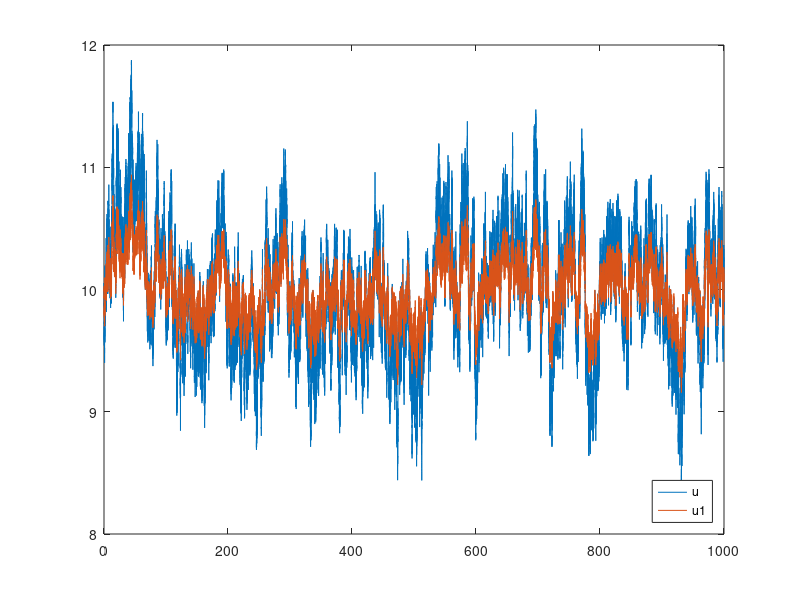
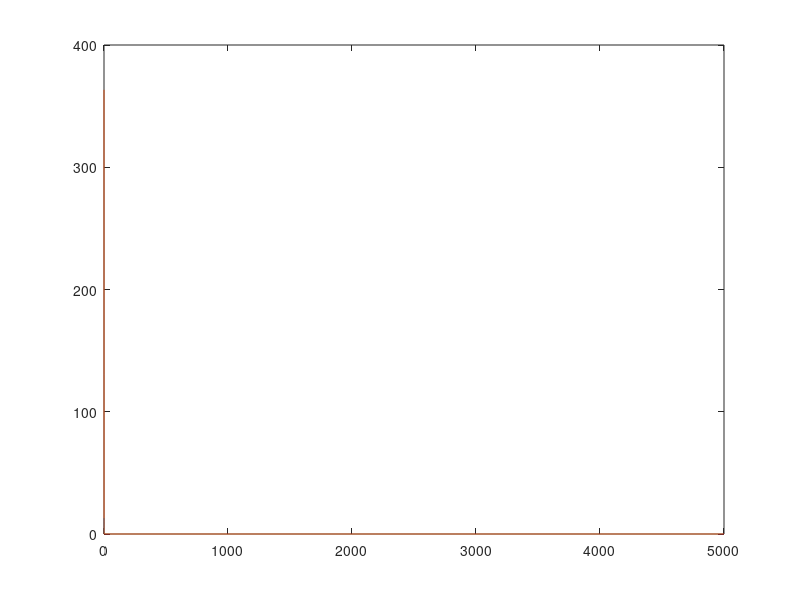

Source code (MATLAB) for these figures, in order:
clear 
close all
clc
% This function produces a wind series provided:
% V10     -> averaged wind speed blowing in 10 minutes [m/s]
% V10_std -> std of the V10 [m/s]
% f       -> sampling freq. [Hz] (i.e. f=1/delta_t, delta_t sampling time)
% h       -> height above ground level [m]
% T       -> total time [s]

% This function is based on Hansen M.O.L. "Aerodynamics of wind turbines",
% 2015
%%
h = 150;
% l parameter based on the height
if h <= 30 
  l = 20;
else
  l = 600;
end

fs = 50; % sample frequency
V10 = 10;
V10_std = 0.50;
T = 1000; % second to generate

delta_ts = 1/fs;  % sampling time [s]
N = T/delta_ts;   % number of samples

I = V10_std/V10;  % turbulence intensity

t = delta_ts*[1:1:N]; % [s] time  
cos_v = zeros(N, 1);  % vector of cosines
p_sum = 0;            % partial sum
PSD_store = zeros(N/2, 1);
for n = 1:N/2
  f_n = n/T;                                  % frequency [Hz]
  PSD = I^2*V10*l/(1 + 1.5*f_n*l/V10)^(5/3);  % PSD
  PSD_store(n) = PSD;
  phi_n = rand(1)*2*pi;                       % Random phase [rad]
  cos_v = cos(2*pi*f_n.*t - phi_n);           % vector of cosines
  p_sum = p_sum + sqrt(2*PSD/T)*cos_v;        % partial sum
end

sum(PSD_store)/T

u = V10 + p_sum;  % add the mean to the windspeed [m/s]
%%
% Rescale the std
u1 = V10_std*u + (1 - V10_std)*V10;

figure()
plot([1/fs:1/fs:T], u)
hold on
plot([1/fs:1/fs:T], u1)
legend('u', 'u1', 'location','southeast')
%%
fs2 = 10000;
window = hamming(256);  % Window for spectral estimation
noverlap = 128;  % Number of samples to overlap between segments
nfft = 1024;  % Number of points for FFT
[Pxx,f] = periodogram(u,hamming(length(u)),length(u),fs2);
trapz(f, Pxx)
sum(Pxx)*(f(2)-f(1))

figure()
plot([1:1:N/2]/T, PSD_store)
hold on
plot(f, Pxx)
